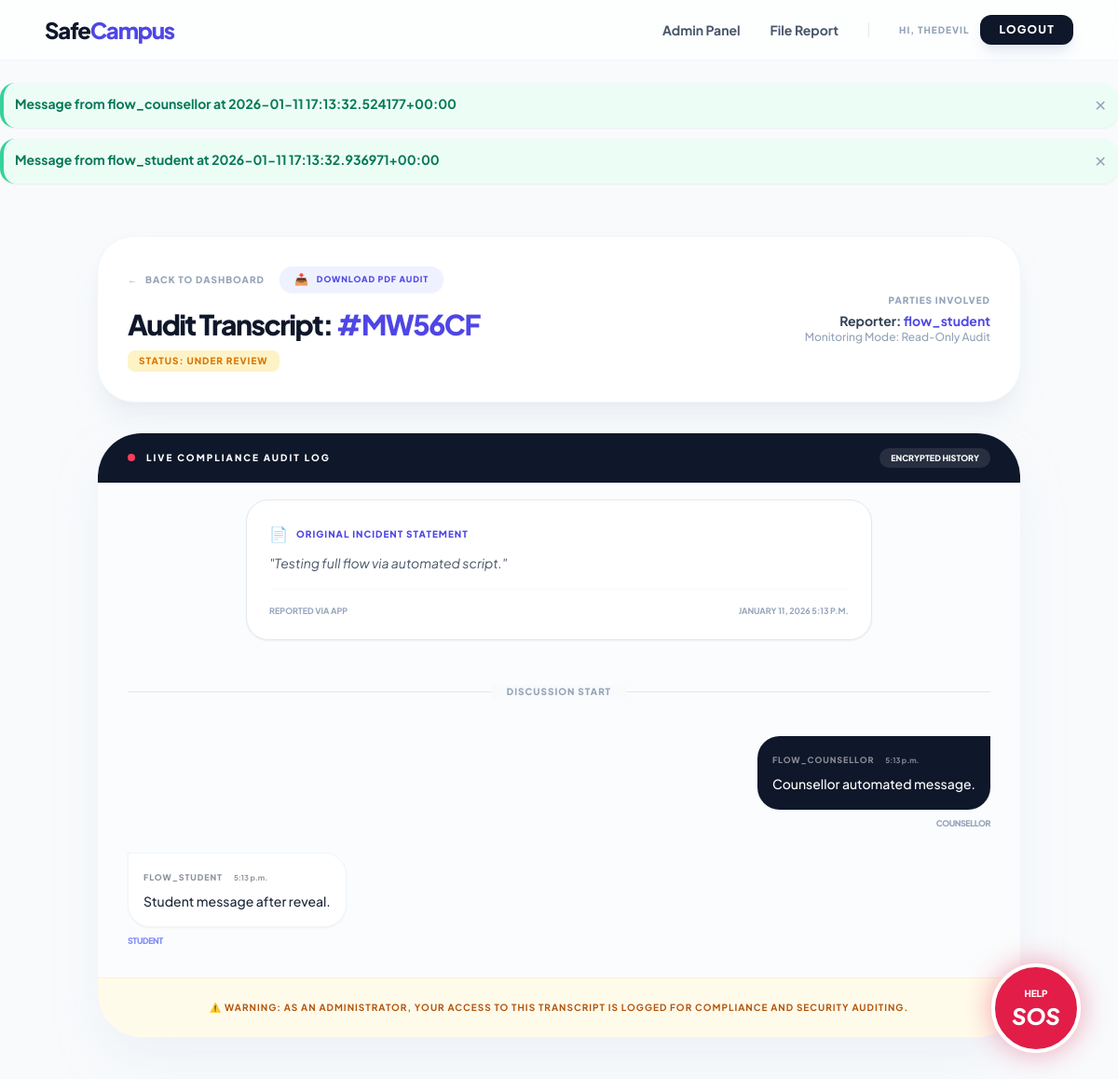
Screenshot of /admin-chat/7/ (signed in) with the database file from the repository.
### core/models.py (models this page shows, shortened)
class User(AbstractUser):
    ROLE_CHOICES = (
        ('student', 'Student'),
        ('counsellor', 'Counsellor'),
        ('admin', 'Admin'),
    )
    role = models.CharField(max_length=20, choices=ROLE_CHOICES, default='student')

class Message(models.Model):
    incident = models.ForeignKey(Incident, on_delete=models.CASCADE) # Fixed here
    sender = models.ForeignKey(User, on_delete=models.CASCADE)     # Fixed here
    text = models.TextField(blank=True)
    attachment = models.FileField(upload_to='chat_attachments/', null=True, blank=True)
    created_at = models.DateTimeField(auto_now_add=True)
    def __str__(self):
        return f"Message from {self.sender.username} at {self.created_at}"

class Incident(models.Model):
    STATUS_CHOICES = (
        ('New', 'New'),
        ('Under Review', 'Under Review'),
        ('Action Taken', 'Action Taken'),
        ('Resolved', 'Resolved'),
    )
    voice_recording = models.FileField(upload_to='sos_recordings/', null=True, blank=True)
    is_emergency = models.BooleanField(default=False)
    sentiment_score = models.FloatField(default=0.0)
    case_token = models.CharField(max_length=10, unique=True, null=True, blank=True)
    title = models.CharField(max_length=200)
    description = models.TextField()
    location = models.CharField(max_length=100)
    reported_at = models.DateTimeField(auto_now_add=True)
    updated_at = models.DateTimeField(auto_now=True)
    incident_date = models.DateTimeField()
    status = models.CharField(max_length=20, choices=STATUS_CHOICES, default='New')
    evidence = models.FileField(upload_to='evidence/%Y/%m/%d/', null=True, blank=True)
    internal_notes = models.TextField(blank=True, null=True)
    is_anonymous = models.BooleanField(default=False)
    is_identity_revealed = models.BooleanField(default=False)
    reporter = models.ForeignKey(User, on_delete=models.SET_NULL, null=True, blank=True)
    class Meta:
        ordering = ['-is_emergency', '-updated_at']

### core/views.py (the view, shortened to what this page needs)
# urls.py: path('admin-chat/<int:incident_id>/', views.admin_chat_view, name='admin_chat_view'),
@login_required
def admin_chat_view(request, incident_id):
    if request.user.role != 'admin' and not request.user.is_superuser:
        return HttpResponseForbidden("Forbidden: admin access only")
    incident = get_object_or_404(Incident, id=incident_id)
    chat_messages = Message.objects.filter(incident=incident).order_by('created_at')
    return render(request, 'core/admin_chat_view.html', {
        'incident': incident,
        'messages': chat_messages
    })

### core/templates/core/admin_chat_view.html (shortened to what this page needs)
{% extends 'core/base.html' %}
{% block content %}
<div class="max-w-5xl mx-auto px-4 py-8">
    <div class="bg-white rounded-[2.5rem] shadow-xl shadow-slate-200/50 border border-slate-100 p-8 mb-8">
        <div class="flex flex-col md:flex-row justify-between items-start md:items-center gap-6">
            <div>
                <div class="flex items-center gap-4 mb-4">
                    <a href="{% url 'admin_dashboard' %}" class="inline-flex items-center text-[10px] text-slate-400 font-black uppercase tracking-widest hover:text-indigo-600 transition-colors">
                        <span class="mr-2">←</span> Back to Dashboard
                    </a>
                    <a href="{% url 'export_incident_pdf' incident.id %}" class="inline-flex items-center bg-indigo-50 text-indigo-600 px-4 py-1.5 rounded-full text-[9px] font-black uppercase tracking-widest hover:bg-indigo-600 hover:text-white transition-all shadow-sm active:scale-95">
                        <span class="mr-2 text-xs">📥</span> Download PDF Audit
                    </a>
                </div>
                <h2 class="text-3xl font-black text-slate-900 tracking-tighter leading-tight">
                    Audit Transcript: <span class="text-indigo-600">#{{ incident.case_token|default:incident.id }}</span>
                </h2>
                <div class="flex items-center gap-3 mt-2">
                    <span class="px-3 py-1 rounded-lg text-[10px] font-black uppercase tracking-widest
                        {% if incident.status == 'New' %}bg-indigo-100 text-indigo-600
                        {% elif incident.status == 'Under Review' %}bg-amber-100 text-amber-600
                        {% elif incident.status == 'Resolved' %}bg-emerald-100 text-emerald-600
                        {% else %}bg-slate-100 text-slate-500{% endif %}">
                        Status: {{ incident.status }}
                    </span>
                </div>
            </div>
            <div class="flex flex-col items-end text-right">
                <p class="text-[10px] text-slate-400 font-black uppercase tracking-widest mb-1">Parties Involved</p>
                <p class="text-sm font-bold text-slate-700">
                    Reporter: <span class="text-indigo-600">{% if incident.is_anonymous and not incident.is_identity_revealed %}Identity Shielded{% else %}{{ incident.reporter.username }}{% endif %}</span>
                </p>
                <p class="text-xs font-medium text-slate-400">Monitoring Mode: Read-Only Audit</p>
            </div>
        </div>
    </div>
    <div class="bg-white rounded-[3rem] shadow-2xl shadow-slate-200/50 border border-slate-100 overflow-hidden flex flex-col h-[650px]">
        <div class="px-8 py-4 bg-slate-900 text-white flex justify-between items-center">
            <div class="flex items-center gap-3">
                <div class="w-2 h-2 bg-rose-500 rounded-full"></div>
                <h3 class="font-black text-[10px] uppercase tracking-[0.2em]">Live Compliance Audit Log</h3>
            </div>
            <span class="text-[9px] font-black bg-white/10 px-3 py-1 rounded-full uppercase">Encrypted History</span>
        </div>
        <div id="audit-window" class="flex-1 p-8 overflow-y-auto space-y-6 bg-slate-50/50 no-scrollbar">
            <div class="flex justify-center mb-8">
                <div class="max-w-2xl w-full bg-white border border-slate-200 rounded-3xl p-6 shadow-sm">
                    <p class="text-[10px] font-black text-indigo-600 uppercase tracking-widest mb-2 flex items-center gap-2">
                        <span class="text-base">📄</span> Original Incident Statement
                    </p>
                    <p class="text-sm text-slate-600 italic leading-relaxed">"{{ incident.description }}"</p>
                    <div class="mt-4 pt-4 border-t border-slate-50 flex justify-between text-[9px] font-bold text-slate-400 uppercase">
                        <span>Reported via App</span>
                        <span>{{ incident.reported_at|date:"F d, Y P" }}</span>
                    </div>
                </div>
            </div>
            <div class="relative flex items-center justify-center py-4">
                <div class="absolute inset-0 flex items-center"><div class="w-full border-t border-slate-200"></div></div>
                <span class="relative px-4 bg-slate-50 text-[10px] font-black text-slate-400 uppercase tracking-widest">Discussion Start</span>
            </div>
            {% for msg in messages %}
                <div class="flex {% if msg.sender.role == 'student' %}justify-start{% else %}justify-end{% endif %}">
                    <div class="max-w-[75%] flex flex-col {% if msg.sender.role == 'student' %}items-start{% else %}items-end{% endif %}">
                        <div class="p-4 rounded-3xl text-sm shadow-sm
                            {% if msg.sender.role == 'student' %}
                                bg-white border border-slate-100 text-slate-800 rounded-tl-none
                            {% else %}
                                bg-slate-900 text-white rounded-tr-none
                            {% endif %}">
                            <div class="flex items-center gap-3 mb-1 opacity-50">
                                <span class="font-black text-[9px] uppercase tracking-widest">
                                    {% if msg.sender.role == 'student' and incident.is_anonymous and not incident.is_identity_revealed %}
                                        Anonymous Student
                                    {% else %}
                                        {{ msg.sender.username }}
                                    {% endif %}
                                </span>
                                <span class="text-[8px] font-bold">{{ msg.created_at|date:"P" }}</span>
                            </div>
                            <p class="font-medium leading-relaxed">{{ msg.text }}</p>
                        </div>
                        <span class="text-[9px] mt-2 font-black uppercase tracking-tighter
                            {% if msg.sender.role == 'student' %}text-indigo-400{% else %}text-slate-400{% endif %}">
                            {{ msg.sender.role }}
                        </span>
                    </div>
                </div>
            {% empty %}
                <div class="flex flex-col items-center justify-center h-full text-center space-y-4 opacity-30">
                    <span class="text-6xl">📭</span>
                    <p class="text-sm font-black uppercase tracking-widest text-slate-900">No communication recorded yet</p>
                </div>
            {% endfor %}
        </div>
        <div class="p-6 bg-amber-50 border-t border-amber-100 text-center">
            <p class="text-[10px] font-bold text-amber-700 uppercase tracking-[0.1em]">
                ⚠️ Warning: As an Administrator, your access to this transcript is logged for compliance and security auditing.
            </p>
        </div>
    </div>
</div>
{% endblock %}

### core/templates/core/base.html (shortened to what this page needs)
<!DOCTYPE html>
<html lang="en">
<head>
    <script src="https://cdn.tailwindcss.com"></script>
    <link href="https://cdnjs.cloudflare.com/ajax/libs/font-awesome/6.4.0/css/all.min.css" rel="stylesheet">
</head>
<body class="bg-slate-50 min-h-screen flex flex-col pb-20 md:pb-0">
    <nav class="glass border-b border-slate-100 py-4 px-6 md:px-12 sticky top-0 z-[90]" role="navigation" aria-label="Main navigation">
        <div class="max-w-7xl mx-auto flex justify-between items-center">
            <a href="{% url 'home' %}" class="text-2xl font-black text-slate-900 tracking-tighter">
                Safe<span class="text-indigo-600">Campus</span>
            </a>
            <div class="hidden md:flex items-center gap-8">
                {% if user.is_authenticated %}
                    {% if user.is_superuser or user.role == 'admin' %}
                        <a href="{% url 'admin_dashboard' %}" class="text-sm font-bold text-slate-600 hover:text-indigo-600 transition">Admin Panel</a>
                    {% elif user.role == 'counsellor' %}
                        <a href="{% url 'counsellor_dashboard' %}" class="text-sm font-bold text-slate-600 hover:text-indigo-600 transition">Counsellor Hub</a>
                    {% else %}
                        <a href="{% url 'student_dashboard' %}" class="text-sm font-bold text-slate-600 hover:text-indigo-600 transition">Dashboard</a>
                    {% endif %}
                    <a href="{% url 'report_incident' %}" class="text-sm font-bold text-slate-600 hover:text-rose-600 transition">File Report</a>
                    <div class="flex items-center gap-3">
                        <span class="text-[10px] font-black text-slate-400 uppercase tracking-widest">Hi, {{ user.username }}</span>
                        <a href="{% url 'logout' %}" class="bg-slate-900 text-white px-5 py-2 rounded-xl text-xs font-black uppercase tracking-widest hover:bg-rose-600 transition shadow-lg shadow-slate-200">Logout</a>
                    </div>
                {% else %}
                    <a href="{% url 'login' %}" class="text-sm font-bold text-slate-900 uppercase">Login</a>
                    <a href="{% url 'register' %}" class="bg-indigo-600 text-white px-6 py-2.5 rounded-xl text-sm font-black uppercase tracking-widest shadow-lg shadow-indigo-100 transition hover:scale-105">Join</a>
                {% endif %}
            </div>
        </div>
    </nav>
    <main id="main-content" role="main" class="flex-grow w-full max-w-7xl mx-auto py-6">
        {% if messages %}
        <div class="px-4 md:px-0 mb-6">
            <div class="max-w-7xl mx-auto space-y-3">
                {% for message in messages %}
                <div role="status" aria-live="polite" class="p-3 rounded-2xl shadow-sm border-l-4 {% if message.tags %}{% if 'error' in message.tags %}border-rose-500 bg-rose-50 text-rose-700{% elif 'warning' in message.tags %}border-amber-400 bg-amber-50 text-amber-700{% else %}border-emerald-400 bg-emerald-50 text-emerald-700{% endif %}{% else %}border-emerald-400 bg-emerald-50 text-emerald-700{% endif %}">
                    <div class="flex items-start gap-3">
                        <div class="text-sm font-bold">{{ message }}</div>
                        <button onclick="this.parentElement.parentElement.remove()" class="ml-auto text-slate-400 hover:text-slate-700">✕</button>
                    </div>
                </div>
                {% endfor %}
            </div>
        </div>
        {% endif %}
        {% block content %}
        {% endblock %}
    </main>
    {% if user.is_authenticated and user.role == 'student' %}
    <div class="fixed top-24 right-4 z-[80] md:bottom-10 md:right-10 md:top-auto">
        <button id="sosBtn" class="w-14 h-14 md:w-24 md:h-24 bg-rose-600 text-white rounded-full shadow-[0_0_30px_rgba(225,29,72,0.4)] flex flex-col items-center justify-center border-2 md:border-4 border-white animate-pulse active:scale-95 transition-all">
            <span class="text-[8px] md:text-[10px] font-black uppercase">Help</span>
            <span class="text-base md:text-2xl font-black italic">SOS</span>
        </button>
    </div>
    {% endif %}
</body>
</html>

### core/templates/core/base.html (style rules this page uses)
:root { --brand-600: #4f46e5; --brand-700: #4338ca; --muted: #94a3b8; --surface: #ffffff; --radius-lg: 1rem; --focus-ring: rgba(79,70,229,0.18); --shadow-sm: 0 6px 18px rgba(15,23,42,0.06); }
body { font-family: 'Plus Jakarta Sans', sans-serif; -webkit-tap-highlight-color: transparent; }
.glass { background: rgba(255, 255, 255, 0.7); backdrop-filter: blur(12px); -webkit-backdrop-filter: blur(12px); }

### rows the page displays
User: username "THEDEVIL"
Message: sender+created_at "Message from flow_counsellor at 2026-01-11 17:13:32.524177+00:00", sender.username "FLOW_COUNSELLOR", created_at "5:13 p.m.", text "Counsellor automated message.", sender.role "COUNSELLOR"
Message: sender+created_at "Message from flow_student at 2026-01-11 17:13:32.936971+00:00", sender.username "FLOW_STUDENT", created_at "5:13 p.m.", text "Student message after reveal.", sender.role "STUDENT"
Incident: case_token "MW56CF", status "UNDER REVIEW", reporter.username "flow_student", description "Testing full flow via automated script.", reported_at "JANUARY 11, 2026 5:13 P.M."
